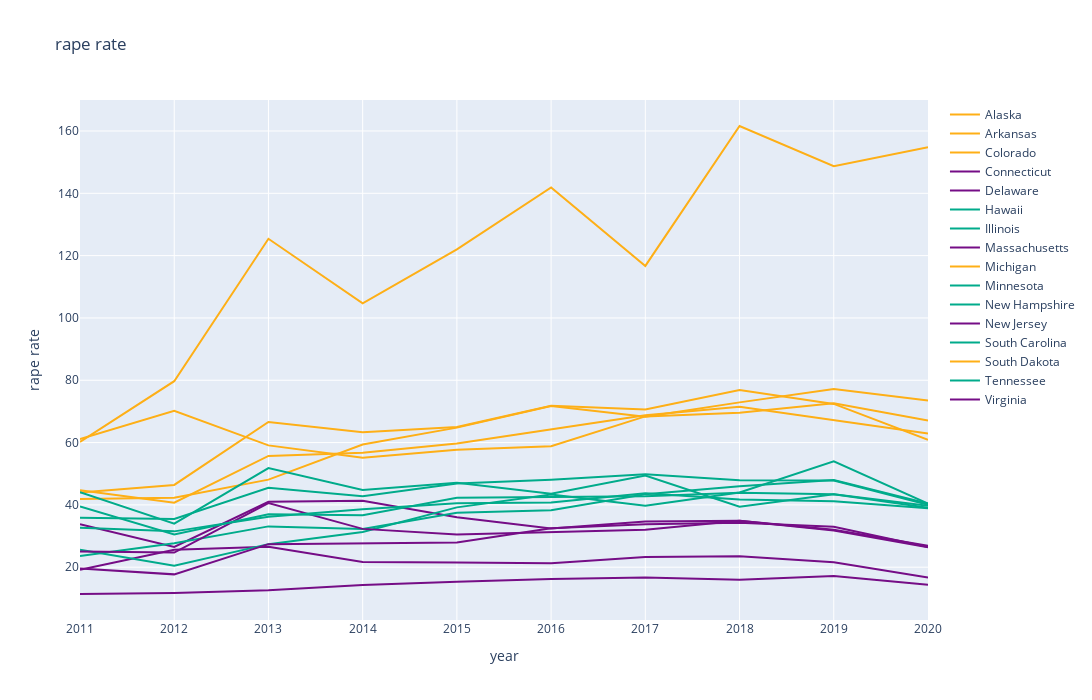

The notebook cell this image was saved under:
### Markdown cell above
<h4> Management job wage gap </h4>

* Proportion of female wage to male wage in management job.
* In general, the trend is steady before 2019, with a slight increase after.
    * Ohio: From 2014-2018, shows a relatively significant 
    * Utah: Observe a mild fluctuation between 2011 to 2019, then a sudden increase from 2019 to 2020

### Code cell
import_feat = ['state_legislature','mngmt_job_wage_gap','rape_rate','life_exp_m_f','abortion_rate']

# Calculate the rank percentage for each state in 2011
df['pct_rank'] = df[df['year'] == 2020]['rape_rate'].rank(pct=True)

# Divide states into three groups based on rank percentage
df['group'] = pd.cut(df['pct_rank'], bins=[0, 0.1, 0.45, 0.55, 0.9, 1.0], labels=[r'前10%', r'10%-45%', r'45%-55%', r'55%-90%', r'后10%'])

# Process each state's data individually and store it in a dictionary
states_data = {}
for state, data in df.groupby('state'):
    # Sort the data by year
    data = data.sort_values('year')
    # Construct Plotly's Trace object
    trace = go.Scatter(
        x=data['year'],
        y=data['rape_rate'],
        name=state,
        line=dict(width=2),
        mode='lines',
        text=data['rape_rate'],
        hovertemplate='<b>%{text:.2f}%</b><brstate: %{name}<br>year: %{x}'
    )
    # Assign the corresponding color according to which group the state belongs to
    if r'前10%' in data['group'].unique():
        
        trace.update(line=dict(color='#750D86'))
        states_data[state] = trace

    elif r'后10%' in data['group'].unique():
        trace.update(line=dict(color='#FEAF16'))
        states_data[state] = trace

    elif r'45%-55%' in data['group'].unique():
        trace.update(line=dict(color='#00AB8B'))
        states_data[state] = trace

    # Store a Trace object for each state

# Construct Plotly's Figure object
fig = go.Figure(list(states_data.values()))

# Add a chart title and axis labels
fig.update_layout(title='rape rate',
                xaxis_title='year',
                yaxis_title='rape rate',
                width=1200,
                height=700)

# show chart
fig.show()

### Figure 1 — Plotly figure (JSON) as saved in the notebook; plotly's stock layout.template omitted (floating-point values rounded to 4 significant figures)
{"data": [{"hovertemplate": "<b>%{text:.2f}%</b><brstate: %{name}<br>year: %{x}", "line": {"color": "#FEAF16", "width": 2}, "mode": "lines", "name": "Alaska", "text": [60.2, 79.7, 125.4, 104.7, 122, 141.9, 116.7, 161.6, 148.7, 154.8], "type": "scatter", "x": [2011, 2012, 2013, 2014, 2015, 2016, 2017, 2018, 2019, 2020], "y": [60.2, 79.7, 125.4, 104.7, 122, 141.9, 116.7, 161.6, 148.7, 154.8]}, {"hovertemplate": "<b>%{text:.2f}%</b><brstate: %{name}<br>year: %{x}", "line": {"color": "#FEAF16", "width": 2}, "mode": "lines", "name": "Arkansas", "text": [41.9, 42.3, 48.1, 59.4, 64.8, 71.7, 68.3, 72.9, 77.2, 73.5], "type": "scatter", "x": [2011, 2012, 2013, 2014, 2015, 2016, 2017, 2018, 2019, 2020], "y": [41.9, 42.3, 48.1, 59.4, 64.8, 71.7, 68.3, 72.9, 77.2, 73.5]}, {"hovertemplate": "<b>%{text:.2f}%</b><brstate: %{name}<br>year: %{x}", "line": {"color": "#FEAF16", "width": 2}, "mode": "lines", "name": "Colorado", "text": [44.7, 40.7, 55.7, 56.7, 59.7, 64.2, 68.8, 71.5, 67.2, 62.9], "type": "scatter", "x": [2011, 2012, 2013, 2014, 2015, 2016, 2017, 2018, 2019, 2020], "y": [44.7, 40.7, 55.7, 56.7, 59.7, 64.2, 68.8, 71.5, 67.2, 62.9]}, {"hovertemplate": "<b>%{text:.2f}%</b><brstate: %{name}<br>year: %{x}", "line": {"color": "#750D86", "width": 2}, "mode": "lines", "name": "Connecticut", "text": [19.2, 25.6, 26.6, 21.7, 21.5, 21.3, 23.3, 23.5, 21.6, 16.7], "type": "scatter", "x": [2011, 2012, 2013, 2014, 2015, 2016, 2017, 2018, 2019, 2020], "y": [19.2, 25.6, 26.6, 21.7, 21.5, 21.3, 23.3, 23.5, 21.6, 16.7]}, {"hovertemplate": "<b>%{text:.2f}%</b><brstate: %{name}<br>year: %{x}", "line": {"color": "#750D86", "width": 2}, "mode": "lines", "name": "Delaware", "text": [33.8, 26.5, 41, 41.3, 36, 32.4, 34.7, 34.9, 31.8, 26.4], "type": "scatter", "x": [2011, 2012, 2013, 2014, 2015, 2016, 2017, 2018, 2019, 2020], "y": [33.8, 26.5, 41, 41.3, 36, 32.4, 34.7, 34.9, 31.8, 26.4]}, {"hovertemplate": "<b>%{text:.2f}%</b><brstate: %{name}<br>year: %{x}", "line": {"color": "#00AB8B", "width": 2}, "mode": "lines", "name": "Hawaii", "text": [25.6, 20.5, 27.4, 31.3, 39.2, 43.3, 39.7, 44, 54, 40.4], "type": "scatter", "x": [2011, 2012, 2013, 2014, 2015, 2016, 2017, 2018, 2019, 2020], "y": [25.6, 20.5, 27.4, 31.3, 39.2, 43.3, 39.7, 44, 54, 40.4]}, {"hovertemplate": "<b>%{text:.2f}%</b><brstate: %{name}<br>year: %{x}", "line": {"color": "#00AB8B", "width": 2}, "mode": "lines", "name": "Illinois", "text": [23.6, 27.7, 33.1, 32.3, 37.5, 38.3, 43.4, 46, 48, 40.4], "type": "scatter", "x": [2011, 2012, 2013, 2014, 2015, 2016, 2017, 2018, 2019, 2020], "y": [23.6, 27.7, 33.1, 32.3, 37.5, 38.3, 43.4, 46, 48, 40.4]}, {"hovertemplate": "<b>%{text:.2f}%</b><brstate: %{name}<br>year: %{x}", "line": {"color": "#750D86", "width": 2}, "mode": "lines", "name": "Massachusetts", "text": [25, 24.7, 40.6, 32.3, 30.5, 31.2, 32, 34.9, 32, 26.9], "type": "scatter", "x": [2011, 2012, 2013, 2014, 2015, 2016, 2017, 2018, 2019, 2020], "y": [25, 24.7, 40.6, 32.3, 30.5, 31.2, 32, 34.9, 32, 26.9]}, {"hovertemplate": "<b>%{text:.2f}%</b><brstate: %{name}<br>year: %{x}", "line": {"color": "#FEAF16", "width": 2}, "mode": "lines", "name": "Michigan", "text": [44, 46.4, 66.6, 63.3, 65, 71.8, 70.6, 76.9, 72.4, 60.9], "type": "scatter", "x": [2011, 2012, 2013, 2014, 2015, 2016, 2017, 2018, 2019, 2020], "y": [44, 46.4, 66.6, 63.3, 65, 71.8, 70.6, 76.9, 72.4, 60.9]}, {"hovertemplate": "<b>%{text:.2f}%</b><brstate: %{name}<br>year: %{x}", "line": {"color": "#00AB8B", "width": 2}, "mode": "lines", "name": "Minnesota", "text": [39.5, 30.5, 37, 36.7, 42.3, 42.5, 42.8, 43.9, 43.4, 39.1], "type": "scatter", "x": [2011, 2012, 2013, 2014, 2015, 2016, 2017, 2018, 2019, 2020], "y": [39.5, 30.5, 37, 36.7, 42.3, 42.5, 42.8, 43.9, 43.4, 39.1]}, {"hovertemplate": "<b>%{text:.2f}%</b><brstate: %{name}<br>year: %{x}", "line": {"color": "#00AB8B", "width": 2}, "mode": "lines", "name": "New Hampshire", "text": [44.1, 34, 51.8, 44.8, 47.1, 43.6, 49.4, 39.4, 43.4, 39.7], "type": "scatter", "x": [2011, 2012, 2013, 2014, 2015, 2016, 2017, 2018, 2019, 2020], "y": [44.1, 34, 51.8, 44.8, 47.1, 43.6, 49.4, 39.4, 43.4, 39.7]}, {"hovertemplate": "<b>%{text:.2f}%</b><brstate: %{name}<br>year: %{x}", "line": {"color": "#750D86", "width": 2}, "mode": "lines", "name": "New Jersey", "text": [11.4, 11.7, 12.6, 14.3, 15.3, 16.2, 16.7, 16, 17.2, 14.4], "type": "scatter", "x": [2011, 2012, 2013, 2014, 2015, 2016, 2017, 2018, 2019, 2020], "y": [11.4, 11.7, 12.6, 14.3, 15.3, 16.2, 16.7, 16, 17.2, 14.4]}, {"hovertemplate": "<b>%{text:.2f}%</b><brstate: %{name}<br>year: %{x}", "line": {"color": "#00AB8B", "width": 2}, "mode": "lines", "name": "South Carolina", "text": [35.9, 35.5, 45.5, 42.8, 46.9, 48.1, 49.8, 47.9, 47.8, 40], "type": "scatter", "x": [2011, 2012, 2013, 2014, 2015, 2016, 2017, 2018, 2019, 2020], "y": [35.9, 35.5, 45.5, 42.8, 46.9, 48.1, 49.8, 47.9, 47.8, 40]}, {"hovertemplate": "<b>%{text:.2f}%</b><brstate: %{name}<br>year: %{x}", "line": {"color": "#FEAF16", "width": 2}, "mode": "lines", "name": "South Dakota", "text": [61.1, 70.2, 59.1, 55.1, 57.7, 58.8, 68.4, 69.6, 72.6, 67.1], "type": "scatter", "x": [2011, 2012, 2013, 2014, 2015, 2016, 2017, 2018, 2019, 2020], "y": [61.1, 70.2, 59.1, 55.1, 57.7, 58.8, 68.4, 69.6, 72.6, 67.1]}, {"hovertemplate": "<b>%{text:.2f}%</b><brstate: %{name}<br>year: %{x}", "line": {"color": "#00AB8B", "width": 2}, "mode": "lines", "name": "Tennessee", "text": [32.7, 31.5, 36.2, 38.6, 40.5, 40.8, 43.7, 41.7, 41.2, 38.9], "type": "scatter", "x": [2011, 2012, 2013, 2014, 2015, 2016, 2017, 2018, 2019, 2020], "y": [32.7, 31.5, 36.2, 38.6, 40.5, 40.8, 43.7, 41.7, 41.2, 38.9]}, {"hovertemplate": "<b>%{text:.2f}%</b><brstate: %{name}<br>year: %{x}", "line": {"color": "#750D86", "width": 2}, "mode": "lines", "name": "Virginia", "text": [19.6, 17.7, 27.4, 27.7, 27.9, 32.5, 33.8, 34.3, 33, 26.5], "type": "scatter", "x": [2011, 2012, 2013, 2014, 2015, 2016, 2017, 2018, 2019, 2020], "y": [19.6, 17.7, 27.4, 27.7, 27.9, 32.5, 33.8, 34.3, 33, 26.5]}], "layout": {"height": 700, "title": {"text": "rape rate"}, "width": 1200, "xaxis": {"title": {"text": "year"}}, "yaxis": {"title": {"text": "rape rate"}}}}
